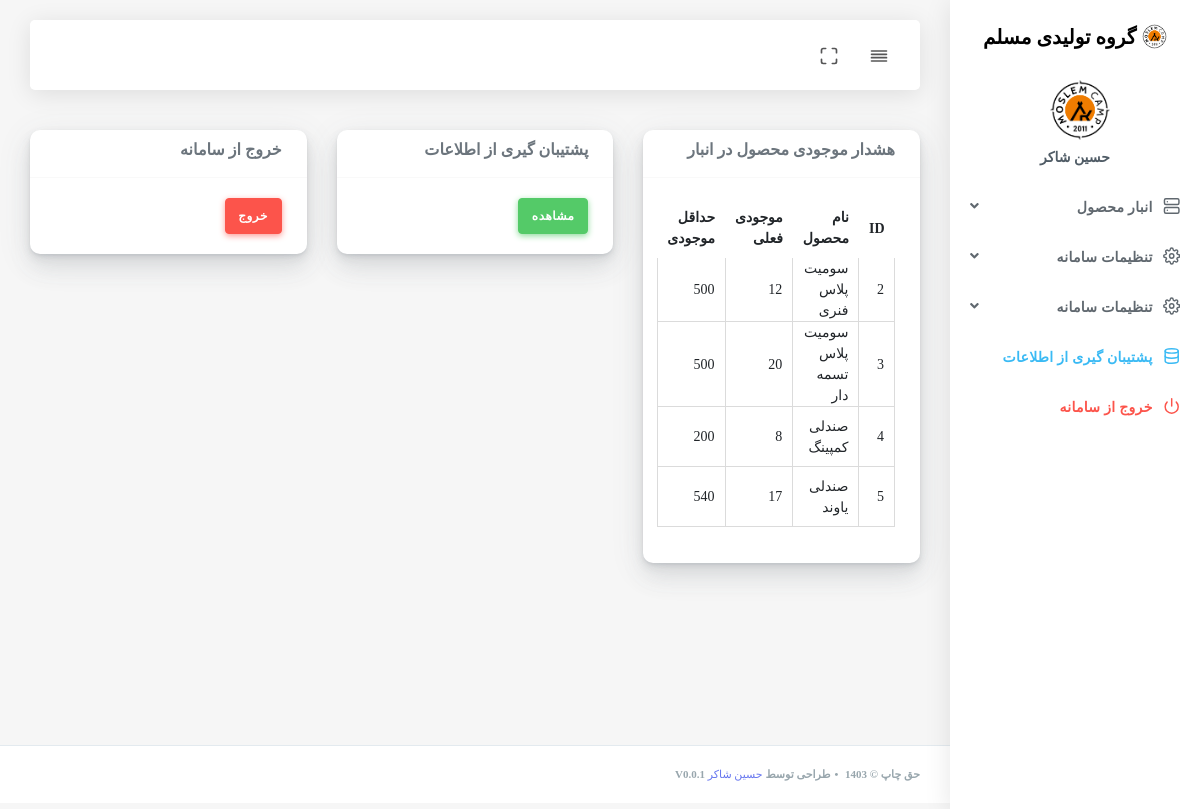
Page /index.php (signed in) on the earlier database version.
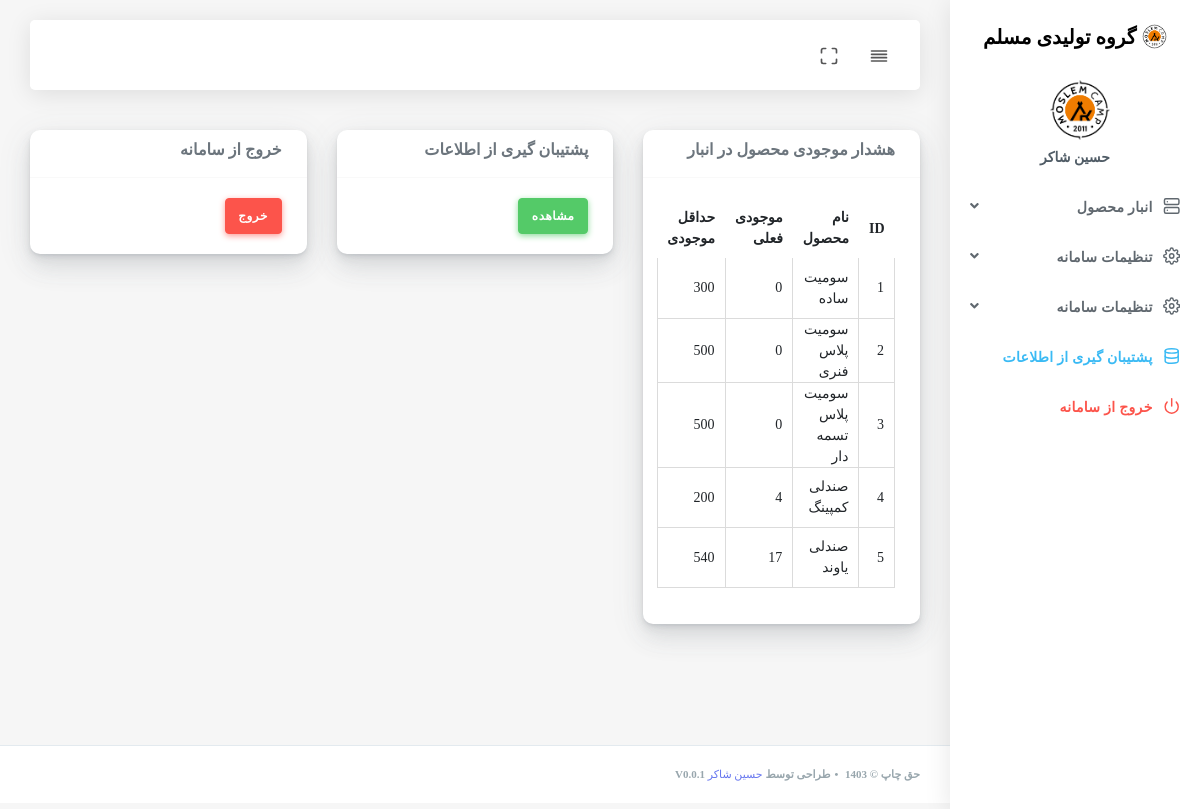
Same page on the later database version.
### tables this page shows
CREATE TABLE `options` (
  `id` int(11) NOT NULL AUTO_INCREMENT,
  `sitename` text NOT NULL,
  `logo` text NOT NULL,
  PRIMARY KEY (`id`)
);

CREATE TABLE `products` (
  `id` int(11) NOT NULL AUTO_INCREMENT,
  `product_name` text NOT NULL,
  `productqr` int(11) NOT NULL,
  `minStock` int(11) NOT NULL,
  `stock` int(11) NOT NULL,
  `pack` int(11) NOT NULL,
  PRIMARY KEY (`id`)
);

### inc/functions.php (called while the page is built)
<?php
function getColumnValue($connection, $columnName,$tablename) {
    $sql = "SELECT $columnName FROM $tablename";
    $result = mysqli_query($connection, $sql);
    $row = mysqli_fetch_assoc($result);
    return $row[$columnName];
}

### index.php (the view, shortened to what this page needs)
<?php
require_once 'header.php';
?>
<div class="main-content">
<nav class="row">
 <nav class="col-md-4">
     <nav class="card">
         <nav class="card-header">
             <h6>هشدار موجودی محصول در انبار</h6>
         </nav>
         <nav class="card-body">
         <?php
function displayLowStockProducts($connection) {
    $maxCount = 10000;
    $sql = "SELECT * FROM products WHERE stock < minStock AND stock < $maxCount";
    $result = $connection->query($sql);
    if ($result->num_rows > 0) {
        echo "<table class='table'><tr><th>ID</th><th>نام محصول</th><th>موجودی فعلی</th><th>حداقل موجودی</th></tr>";
        while($row = $result->fetch_assoc()) {
            echo "<tr><td>".$row["id"]."</td><td>".$row["product_name"]."</td><td>".$row["stock"]."</td><td>".$row["minStock"]."</td></tr>";
        }
        echo "</table>";
    } else {
        echo "هیچ محصولی با موجودی کم یافت نشد.";
    }
}
displayLowStockProducts($connection);
?>
         </nav>
     </nav>
 </nav>
    <nav class="col-md-4">
        <nav class="card">
            <nav class="card-header">
                <h6>پشتیبان گیری از اطلاعات</h6>
            </nav>
            <nav class="card-body">
                <a class="btn btn-success" href="backup.php">مشاهده</a>
            </nav>
        </nav>
    </nav>
    <nav class="col-md-4">
        <nav class="card">
            <nav class="card-header">
                <h6>خروج از سامانه</h6>
            </nav>
            <nav class="card-body">
                <a class="btn btn-danger" href="exit.php">خروج</a>
            </nav>
        </nav>
    </nav>
</nav>
</div>
<?php require_once 'footer.php';?>

### header.php (shortened to what this page needs)
<?php
$base_url2 = (isset($_SERVER['HTTPS']) && $_SERVER['HTTPS'] === 'on' ? "https" : "http") . "://" . $_SERVER['HTTP_HOST'];
$base_url=$base_url2 . '/moslem';
require_once 'database.php';
require_once 'inc/functions.php';
?>
<!DOCTYPE html>
<html lang="Fa">
<head>
    <link rel="stylesheet" href="<?php echo $base_url; ?>/assets/css/app.min.css">
    <link rel="stylesheet" href="<?php echo $base_url; ?>/assets/bundles/datatables/datatables.min.css">
    <link rel="stylesheet" href="<?php echo $base_url; ?>/assets/bundles/datatables/DataTables-1.10.16/css/dataTables.bootstrap4.min.css">
    <link rel="stylesheet" href="<?php echo $base_url; ?>/assets/bundles/jqvmap/dist/jqvmap.min.css">
    <link rel="stylesheet" href="<?php echo $base_url; ?>/assets/bundles/weather-icon/css/weather-icons.min.css">
    <link rel="stylesheet" href="<?php echo $base_url; ?>/assets/bundles/weather-icon/css/weather-icons-wind.min.css">
    <link rel="stylesheet" href="<?php echo $base_url; ?>/assets/bundles/summernote/summernote-bs4.css">
    <link rel="stylesheet" href="<?php echo $base_url; ?>/assets/bundles/bootstrap-daterangepicker/daterangepicker.css">
    <link rel="stylesheet" href="<?php echo $base_url; ?>/assets/bundles/bootstrap-colorpicker/dist/css/bootstrap-colorpicker.min.css">
    <link rel="stylesheet" href="<?php echo $base_url; ?>/assets/bundles/select2/dist/css/select2.min.css">
    <link rel="stylesheet" href="<?php echo $base_url; ?>/assets/bundles/jquery-selectric/selectric.css">
    <link rel="stylesheet" href="<?php echo $base_url; ?>/assets/bundles/bootstrap-timepicker/css/bootstrap-timepicker.min.css">
    <link rel="stylesheet" href="<?php echo $base_url; ?>/assets/bundles/bootstrap-tagsinput/dist/bootstrap-tagsinput.css">
    <link rel="stylesheet" href="<?php echo $base_url; ?>/assets/css/style.css">
    <link rel="stylesheet" href="<?php echo $base_url; ?>/assets/css/components.css">
    <link rel="stylesheet" href="<?php echo $base_url; ?>/assets/css/custom.css">
</head>
<body class="">
<div id="app">
    <div class="main-wrapper main-wrapper-1">
        <div class="navbar-bg"></div>
        <nav class="navbar navbar-expand-lg main-navbar">
            <div class="form-inline mr-auto">
                <ul class="navbar-nav mr-3">
                    <li><a href="#" data-toggle="sidebar" class="nav-link nav-link-lg
									collapse-btn"> <i data-feather="align-justify"></i></a></li>
                    <li><a href="#" class="nav-link nav-link-lg fullscreen-btn">
                            <i data-feather="maximize"></i>
                        </a></li>
                </ul>
            </div>
        </nav>
        <?php
require_once 'menu.php';
?>

### menu.php (shortened to what this page needs)
<div class="main-sidebar sidebar-style-2">
    <aside id="sidebar-wrapper">
        <div class="sidebar-brand">
            <a href="<?php echo $base_url; ?>/index.php"> <img alt="تصویر" src="<?php echo $base_url; ?>/assets/img/logo-m.png" class="header-logo"> <span class="logo-name">
                <?php
$columnName = "sitename";
$tablename="options";
$value = getColumnValue($connection, $columnName,$tablename);
echo "$value";
                ?>
            </span>
            </a>
        </div>
        <div class="sidebar-user">
            <div class="sidebar-user-picture">
                <img alt="تصویر" src="<?php echo $base_url; ?>/assets/img/logo-m.png">
            </div>
            <div class="sidebar-user-details">
                <div class="user-name"><?php echo $_SESSION["username"];?></div>
                    <?php
    $accessArray = explode(',', $_SESSION["access"]);
    ?>
            </div>
        </div>
        <ul class="sidebar-menu">
            <?php  if (in_array(6, $accessArray) || in_array(7, $accessArray) || in_array(8, $accessArray) || in_array(9, $accessArray) || in_array(10, $accessArray)) {?>
            <li class="dropdown ">
                <a href="#" class="nav-link has-dropdown"><i data-feather="server"></i><span>انبار محصول</span></a>
                <?php  } ?>
                    <?php  if (in_array(6, $accessArray) || in_array(7, $accessArray) || in_array(8, $accessArray) || in_array(9, $accessArray) || in_array(10, $accessArray)) {?>
            </li>
            <?php  } ?>
            <?php  if (in_array(20, $accessArray) || in_array(21, $accessArray) || in_array(22, $accessArray)|| in_array(25, $accessArray)|| in_array(26, $accessArray) ) {?>
            <li class="dropdown ">
                <a href="#" class="nav-link has-dropdown"><i data-feather="settings"></i><span>تنظیمات سامانه</span></a>
                <?php  } ?>
                <?php  if (in_array(20, $accessArray) || in_array(21, $accessArray) || in_array(22, $accessArray)|| in_array(25, $accessArray)|| in_array(26, $accessArray) ) {?>
            </li>
            <?php  } ?>
            <?php  if (in_array(20, $accessArray) || in_array(21, $accessArray) || in_array(22, $accessArray)|| in_array(25, $accessArray)|| in_array(26, $accessArray) ) {?>
            <li class="dropdown ">
            <a href="#" class="nav-link has-dropdown"><i data-feather="settings"></i><span>تنظیمات سامانه</span></a>
            </li>
            <?php  } ?>
            <?php if (in_array(24, $accessArray)) {?>
            <li><a class="nav-link text-info" href="<?php echo $base_url; ?>/backup.php"><i data-feather="database"></i><span>پشتیبان گیری از اطلاعات</span></a></li>
            <?php  } ?>
            <li><a class="nav-link text-danger" href="<?php echo $base_url; ?>/exit.php"><i data-feather="power"></i><span class="text-danger">خروج از سامانه</span></a></li>
        </ul>
    </aside>
</div>

### footer.php (shortened to what this page needs)
<footer class="main-footer">
    <div class="footer-left">
        حق چاپ © 1403 <div class="bullet"></div>طراحی توسط <a href="https://hshaker.ir/">حسین شاکر</a> v0.0.1
    </div>
</footer>
</div>
</div>
</body>
</html>

### header.php (style rules this page uses)
tbody>tr>td { border: 1px solid #dbdbdb; }

Differences in the rows shown:
now on this page (row edited): products: id "1", product_name "سومیت ساده", stock "0", minStock "300"
changed products "سومیت پلاس فنری": stock "12" → "0"
changed products "سومیت پلاس تسمه دار": stock "20" → "0"
changed products "صندلی کمپینگ": stock "8" → "4"
